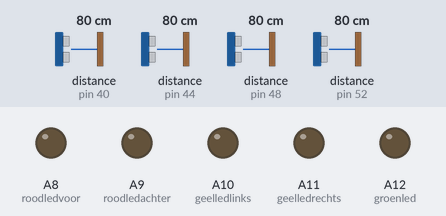
Recording of a sketch running on a simulated Arduino Mega 2560, built with avr-gcc and run on an emulated ATmega2560. Shown: output pins drawn as LEDs (lit = HIGH). Wiring (inferred from the names in the program): 4 × ultrasonic range finder: trigger pin 38, echo pin 40 / trigger pin 42, echo pin 44 / trigger pin 46, echo pin 48 / trigger pin 50, echo pin 52. The test bench sets the inputs (shaded band); at power-on: distance to the obstacle (sensors on pin 40, pin 44, pin 48, pin 52) 80 cm. The echo pulse lasts 58.3 µs per cm; pins used as bus, display or sensor lines are not drawn.

Above: at 1.2 s.
1.3 s: distance to the obstacle (sensor on pin 40) set to 8 cm
2.8 s: distance to the obstacle (sensor on pin 40) set to 5 cm
At 3.8 s:
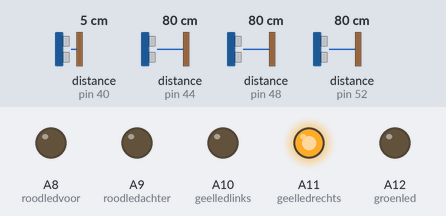
4.3 s: distance to the obstacle (sensor on pin 44) set to 8 cm
5.8 s: distance to the obstacle (sensor on pin 44) set to 5 cm
At 7.0 s:
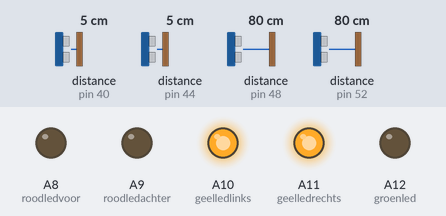
7.3 s: distance to the obstacle (sensor on pin 48) set to 8 cm
8.8 s: distance to the obstacle (sensor on pin 48) set to 5 cm
At 10.2 s:
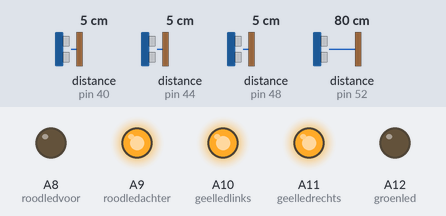
Timing chart, 0 to 11.3 s (numbered marks = the images above; inputs shaded):
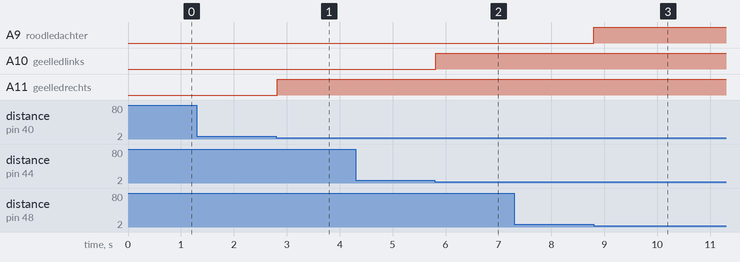

Measured:
- the behaviour switches between 7 and 6 cm on distance to the obstacle (sensor on pin 40) (found by bisection; images 0 and 1)
- the behaviour switches between 7 and 6 cm on distance to the obstacle (sensor on pin 44) (found by bisection; images 1 and 2)
- the behaviour switches between 7 and 6 cm on distance to the obstacle (sensor on pin 48) (found by bisection; images 2 and 3)
- after the input at 1.3 s, every drawn part: stays the same
- after the input at 2.8 s, A11 (geelledrechts): LOW → HIGH at once
- after the input at 4.3 s, every drawn part: stays the same
- after the input at 5.8 s, A10 (geelledlinks): LOW → HIGH at once
- after the input at 7.3 s, every drawn part: stays the same
- after the input at 8.8 s, A9 (roodledachter): LOW → HIGH at once

The sketch:

demo_sensoren.ino
```cpp
#include <SPI.h>
#include <Wire.h>
#include <Adafruit_GFX.h>
#include <Adafruit_SSD1306.h>
#define SCREEN_WIDTH 128 // OLED display width, in pixels
#define SCREEN_HEIGHT 64 // OLED display height, in pixels
#define OLED_MOSI   13//9
#define OLED_CLK   10
#define OLED_DC    11
#define OLED_CS    12
#define OLED_RESET 9//13
#define trigPinleft 42
#define echoPinleft 44
#define trigPinfront 50
#define echoPinfront 52
#define trigPinright 38
#define echoPinright 40
#define trigPinback 46
#define echoPinback 48
#define geelledlinks A10
#define geelledrechts A11
#define roodledvoor A8
#define roodledachter A9
#define groenled A12

Adafruit_SSD1306 display(SCREEN_WIDTH, SCREEN_HEIGHT,
                         OLED_MOSI, OLED_CLK, OLED_DC, OLED_RESET, OLED_CS);
long durationleft;
long durationfront;
long durationright;
long durationback;
int distanceleft;
int distancefront;
int distanceright;
int distanceback;
void setup() {
  // put your setup code here, to run once:
  //serial.begin(9600);
  pinMode(trigPinleft, OUTPUT);
  pinMode(echoPinleft, INPUT);
  pinMode(trigPinfront, OUTPUT);
  pinMode(echoPinfront, INPUT);
  pinMode(trigPinright, OUTPUT);
  pinMode(echoPinright, INPUT);
  pinMode(trigPinback, OUTPUT);
  pinMode(echoPinback, INPUT);
  pinMode(geelledlinks,OUTPUT);
  pinMode(geelledrechts,OUTPUT);
  pinMode(roodledvoor,OUTPUT);
  pinMode(roodledachter,OUTPUT);
  pinMode(groenled,OUTPUT);
  pinMode(13,OUTPUT);
 // display.begin(SSD1306_SWITCHCAPVCC);
 // display.clearDisplay();
 // display.display();
}

void loop() {
  // put your main code here, to run repeatedly:
  digitalWrite(trigPinleft, LOW);
  delayMicroseconds(2);
  digitalWrite(trigPinleft, HIGH);
  delayMicroseconds(10);
  digitalWrite(trigPinleft, LOW);
  durationleft = pulseIn(echoPinleft, HIGH);
  distanceleft = durationleft * 0.017;
  //serial.println("links");
  //serial.println(distanceleft);
  digitalWrite(trigPinfront, LOW);
  delayMicroseconds(2);
  digitalWrite(trigPinfront, HIGH);
  delayMicroseconds(10);
  digitalWrite(trigPinfront, LOW);
  durationfront = pulseIn(echoPinfront, HIGH);
  distancefront = durationfront * 0.017;
    //serial.println("voor");
  //serial.println(distancefront);
  digitalWrite(trigPinright, LOW);
  delayMicroseconds(2);
  digitalWrite(trigPinright, HIGH);
  delayMicroseconds(10);
  digitalWrite(trigPinright, LOW);
  durationright = pulseIn(echoPinright, HIGH);
  distanceright = durationright * 0.017;
    //serial.println("rechts");
  //serial.println(distanceright);
  digitalWrite(trigPinback, LOW);
  delayMicroseconds(2);
  digitalWrite(trigPinback, HIGH);
  delayMicroseconds(10);
  digitalWrite(trigPinback, LOW);
  durationback = pulseIn(echoPinback, HIGH);
  distanceback = durationback * 0.017;
    //serial.println("achter");
  //serial.println(distanceback);
  if (distanceleft <= 5) {
    digitalWrite(geelledlinks, HIGH);
    digitalWrite(13,HIGH);
  }
  else {
    digitalWrite(13,LOW);
    digitalWrite(geelledlinks, LOW);
  }
    if (distanceright <= 5) {
      digitalWrite(geelledrechts, HIGH);
    }
    else {
      digitalWrite(geelledrechts, LOW);
    }
    if (distancefront <= 5) {
      digitalWrite(roodledvoor, HIGH);
    }
    else {
      digitalWrite(roodledvoor, LOW);
    }
    if (distanceback <= 5) {
      digitalWrite(roodledachter, HIGH);
    }
    else {
      digitalWrite(roodledachter, LOW);

  }
//  delay(500);
 // display.setTextSize(1);
 // display.setTextColor(WHITE);
 // display.setCursor(0, 0);
 // display.print(10);
 // display.display();
}
```
